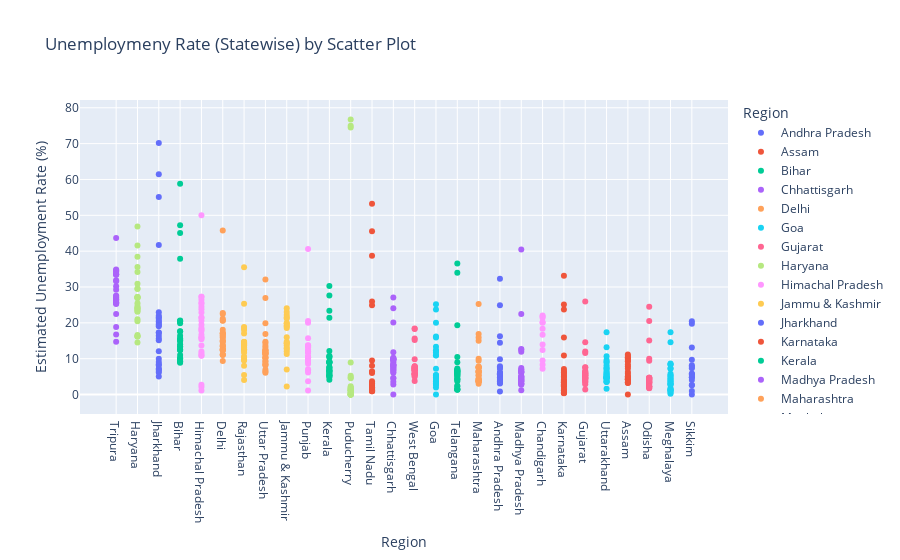

The code cell stored with this chart in its notebook:
### Markdown cell above
## Aanalyzing Data By Scatter Plot

### Code cell
fg = px.scatter(df,x='Region',y=' Estimated Unemployment Rate (%)',color='Region',
                title='Unemploymeny Rate (Statewise) by Scatter Plot',template='plotly')
fg.update_layout(xaxis={'categoryorder':'total descending'})
fg.show()

### Figure 1 — Plotly figure (JSON) as saved in the notebook; plotly's stock layout.template omitted (floating-point values rounded to 4 significant figures)
{"data": [{"hovertemplate": "Region=%{x}<br> Estimated Unemployment Rate (%)=%{y}<extra></extra>", "legendgroup": "Andhra Pradesh", "marker": {"color": "#636efa", "symbol": "circle"}, "mode": "markers", "name": "Andhra Pradesh", "orientation": "v", "showlegend": true, "type": "scatter", "x": ["Andhra Pradesh", "Andhra Pradesh", "Andhra Pradesh", "Andhra Pradesh", "Andhra Pradesh", "Andhra Pradesh", "Andhra Pradesh", "Andhra Pradesh", "Andhra Pradesh", "Andhra Pradesh", "Andhra Pradesh", "Andhra Pradesh", "Andhra Pradesh", "Andhra Pradesh", "Andhra Pradesh", "Andhra Pradesh", "Andhra Pradesh", "Andhra Pradesh", "Andhra Pradesh", "Andhra Pradesh", "Andhra Pradesh", "Andhra Pradesh", "Andhra Pradesh", "Andhra Pradesh", "Andhra Pradesh", "Andhra Pradesh", "Andhra Pradesh", "Andhra Pradesh"], "xaxis": "x", "y": [3.65, 3.05, 3.75, 3.32, 5.17, 3.52, 4.12, 4.38, 4.84, 5.91, 4.06, 16.29, 14.46, 0.85, 6.09, 3.8, 5.64, 4.61, 6.01, 4.7, 7.54, 7.88, 7.11, 5.66, 9.88, 32.3, 24.91, 5.86], "yaxis": "y"}, {"hovertemplate": "Region=%{x}<br> Estimated Unemployment Rate (%)=%{y}<extra></extra>", "legendgroup": "Assam", "marker": {"color": "#EF553B", "symbol": "circle"}, "mode": "markers", "name": "Assam", "orientation": "v", "showlegend": true, "type": "scatter", "x": ["Assam", "Assam", "Assam", "Assam", "Assam", "Assam", "Assam", "Assam", "Assam", "Assam", "Assam", "Assam", "Assam", "Assam", "Assam", "Assam", "Assam", "Assam", "Assam", "Assam", "Assam", "Assam", "Assam", "Assam", "Assam", "Assam"], "xaxis": "x", "y": [4.29, 5.08, 4.26, 5.79, 4.46, 4.65, 4.66, 4.29, 3.26, 3.77, 9.38, 0, 7.87, 9.89, 3.21, 10.39, 9.26, 11.17, 6.31, 5.02, 7.24, 9.98, 10.34, 8.37, 10.77, 3.42], "yaxis": "y"}, {"hovertemplate": "Region=%{x}<br> Estimated Unemployment Rate (%)=%{y}<extra></extra>", "legendgroup": "Bihar", "marker": {"color": "#00cc96", "symbol": "circle"}, "mode": "markers", "name": "Bihar", "orientation": "v", "showlegend": true, "type": "scatter", "x": ["Bihar", "Bihar", "Bihar", "Bihar", "Bihar", "Bihar", "Bihar", "Bihar", "Bihar", "Bihar", "Bihar", "Bihar", "Bihar", "Bihar", "Bihar", "Bihar", "Bihar", "Bihar", "Bihar", "Bihar", "Bihar", "Bihar", "Bihar", "Bihar", "Bihar", "Bihar", "Bihar", "Bihar"], "xaxis": "x", "y": [9.27, 10.2, 13.44, 11, 8.87, 12.47, 12.4, 10.16, 9.13, 9.61, 15.39, 45.09, 47.26, 20.49, 19.9, 13.29, 16.41, 17.66, 20.46, 14.06, 17.62, 14.91, 20.69, 15.11, 15.73, 58.77, 37.87, 12.45], "yaxis": "y"}, {"hovertemplate": "Region=%{x}<br> Estimated Unemployment Rate (%)=%{y}<extra></extra>", "legendgroup": "Chhattisgarh", "marker": {"color": "#ab63fa", "symbol": "circle"}, "mode": "markers", "name": "Chhattisgarh", "orientation": "v", "showlegend": true, "type": "scatter", "x": ["Chhattisgarh", "Chhattisgarh", "Chhattisgarh", "Chhattisgarh", "Chhattisgarh", "Chhattisgarh", "Chhattisgarh", "Chhattisgarh", "Chhattisgarh", "Chhattisgarh", "Chhattisgarh", "Chhattisgarh", "Chhattisgarh", "Chhattisgarh", "Chhattisgarh", "Chhattisgarh", "Chhattisgarh", "Chhattisgarh", "Chhattisgarh", "Chhattisgarh", "Chhattisgarh", "Chhattisgarh", "Chhattisgarh", "Chhattisgarh", "Chhattisgarh", "Chhattisgarh", "Chhattisgarh", "Chhattisgarh"], "xaxis": "x", "y": [9.82, 6.76, 4.54, 4.64, 8.33, 6.96, 2.77, 6.11, 9.89, 7.89, 7.31, 0, 7.64, 10.14, 9.77, 11.77, 8.17, 6.29, 9.46, 10.27, 8.32, 3.57, 9.01, 9.79, 8.21, 20.13, 24.1, 27.07], "yaxis": "y"}, {"hovertemplate": "Region=%{x}<br> Estimated Unemployment Rate (%)=%{y}<extra></extra>", "legendgroup": "Delhi", "marker": {"color": "#FFA15A", "symbol": "circle"}, "mode": "markers", "name": "Delhi", "orientation": "v", "showlegend": true, "type": "scatter", "x": ["Delhi", "Delhi", "Delhi", "Delhi", "Delhi", "Delhi", "Delhi", "Delhi", "Delhi", "Delhi", "Delhi", "Delhi", "Delhi", "Delhi", "Delhi", "Delhi", "Delhi", "Delhi", "Delhi", "Delhi", "Delhi", "Delhi", "Delhi", "Delhi", "Delhi", "Delhi", "Delhi", "Delhi"], "xaxis": "x", "y": [12.56, 9.33, 11.07, 17.18, 12.5, 15.84, 11.11, 16.97, 13.48, 13.81, 15.18, 20.69, 22.76, 21.14, 12.31, 12.76, 14.68, 13.52, 20.59, 12.41, 16.11, 11.07, 22.45, 14.86, 17.09, 16.51, 45.78, 18.11], "yaxis": "y"}, {"hovertemplate": "Region=%{x}<br> Estimated Unemployment Rate (%)=%{y}<extra></extra>", "legendgroup": "Goa", "marker": {"color": "#19d3f3", "symbol": "circle"}, "mode": "markers", "name": "Goa", "orientation": "v", "showlegend": true, "type": "scatter", "x": ["Goa", "Goa", "Goa", "Goa", "Goa", "Goa", "Goa", "Goa", "Goa", "Goa", "Goa", "Goa", "Goa", "Goa", "Goa", "Goa", "Goa", "Goa", "Goa", "Goa", "Goa", "Goa", "Goa", "Goa"], "xaxis": "x", "y": [2.91, 5.45, 10.98, 1.98, 3.61, 7.21, 23.71, 3.54, 5.38, 0, 15.91, 20, 2.75, 13.33, 12.28, 4.9, 3.16, 12.31, 25.2, 16.22, 10.92, 4.31, 4.76, 11.76], "yaxis": "y"}, {"hovertemplate": "Region=%{x}<br> Estimated Unemployment Rate (%)=%{y}<extra></extra>", "legendgroup": "Gujarat", "marker": {"color": "#FF6692", "symbol": "circle"}, "mode": "markers", "name": "Gujarat", "orientation": "v", "showlegend": true, "type": "scatter", "x": ["Gujarat", "Gujarat", "Gujarat", "Gujarat", "Gujarat", "Gujarat", "Gujarat", "Gujarat", "Gujarat", "Gujarat", "Gujarat", "Gujarat", "Gujarat", "Gujarat", "Gujarat", "Gujarat", "Gujarat", "Gujarat", "Gujarat", "Gujarat", "Gujarat", "Gujarat", "Gujarat", "Gujarat", "Gujarat", "Gujarat", "Gujarat", "Gujarat"], "xaxis": "x", "y": [2.88, 4.77, 4.58, 3.7, 6.29, 4.91, 4.68, 3.46, 5.35, 6.64, 7.59, 12, 14.58, 1.41, 4.09, 6.31, 5.15, 4.2, 5.96, 5.45, 7.53, 5.71, 5.82, 6.04, 5.39, 25.94, 11.62, 4.54], "yaxis": "y"}, {"hovertemplate": "Region=%{x}<br> Estimated Unemployment Rate (%)=%{y}<extra></extra>", "legendgroup": "Haryana", "marker": {"color": "#B6E880", "symbol": "circle"}, "mode": "markers", "name": "Haryana", "orientation": "v", "showlegend": true, "type": "scatter", "x": ["Haryana", "Haryana", "Haryana", "Haryana", "Haryana", "Haryana", "Haryana", "Haryana", "Haryana", "Haryana", "Haryana", "Haryana", "Haryana", "Haryana", "Haryana", "Haryana", "Haryana", "Haryana", "Haryana", "Haryana", "Haryana", "Haryana", "Haryana", "Haryana", "Haryana", "Haryana", "Haryana", "Haryana"], "xaxis": "x", "y": [14.54, 23.08, 16.22, 30.94, 16.36, 24.17, 16.59, 29.56, 16.21, 27.19, 23.92, 41.61, 34.22, 35.57, 24.67, 20.42, 25.45, 24.19, 26.84, 21.04, 27.06, 23.65, 27.24, 23.29, 27.14, 46.89, 38.46, 29.41], "yaxis": "y"}, {"hovertemplate": "Region=%{x}<br> Estimated Unemployment Rate (%)=%{y}<extra></extra>", "legendgroup": "Himachal Pradesh", "marker": {"color": "#FF97FF", "symbol": "circle"}, "mode": "markers", "name": "Himachal Pradesh", "orientation": "v", "showlegend": true, "type": "scatter", "x": ["Himachal Pradesh", "Himachal Pradesh", "Himachal Pradesh", "Himachal Pradesh", "Himachal Pradesh", "Himachal Pradesh", "Himachal Pradesh", "Himachal Pradesh", "Himachal Pradesh", "Himachal Pradesh", "Himachal Pradesh", "Himachal Pradesh", "Himachal Pradesh", "Himachal Pradesh", "Himachal Pradesh", "Himachal Pradesh", "Himachal Pradesh", "Himachal Pradesh", "Himachal Pradesh", "Himachal Pradesh", "Himachal Pradesh", "Himachal Pradesh", "Himachal Pradesh", "Himachal Pradesh", "Himachal Pradesh", "Himachal Pradesh", "Himachal Pradesh", "Himachal Pradesh"], "xaxis": "x", "y": [13.68, 11.43, 20.59, 18.56, 15.98, 15.81, 22.86, 19.46, 16.67, 15.42, 17.71, 2.13, 25.64, 1.12, 10.88, 21.43, 21.51, 24.48, 12, 23.77, 27.27, 25.32, 18.15, 27.31, 26.44, 2.7, 50, 10.81], "yaxis": "y"}, {"hovertemplate": "Region=%{x}<br> Estimated Unemployment Rate (%)=%{y}<extra></extra>", "legendgroup": "Jammu & Kashmir", "marker": {"color": "#FECB52", "symbol": "circle"}, "mode": "markers", "name": "Jammu & Kashmir", "orientation": "v", "showlegend": true, "type": "scatter", "x": ["Jammu & Kashmir", "Jammu & Kashmir", "Jammu & Kashmir", "Jammu & Kashmir", "Jammu & Kashmir", "Jammu & Kashmir", "Jammu & Kashmir", "Jammu & Kashmir", "Jammu & Kashmir", "Jammu & Kashmir", "Jammu & Kashmir", "Jammu & Kashmir", "Jammu & Kashmir", "Jammu & Kashmir", "Jammu & Kashmir", "Jammu & Kashmir", "Jammu & Kashmir", "Jammu & Kashmir", "Jammu & Kashmir", "Jammu & Kashmir", "Jammu & Kashmir"], "xaxis": "x", "y": [12.78, 12.09, 13.67, 11.32, 19.27, 14.73, 22.19, 21.23, 16, 2.22, 18.97, 23.04, 19.88, 21.55, 24.06, 14.29, 7.02, 18.54, 19.86, 14.29, 12.96], "yaxis": "y"}, {"hovertemplate": "Region=%{x}<br> Estimated Unemployment Rate (%)=%{y}<extra></extra>", "legendgroup": "Jharkhand", "marker": {"color": "#636efa", "symbol": "circle"}, "mode": "markers", "name": "Jharkhand", "orientation": "v", "showlegend": true, "type": "scatter", "x": ["Jharkhand", "Jharkhand", "Jharkhand", "Jharkhand", "Jharkhand", "Jharkhand", "Jharkhand", "Jharkhand", "Jharkhand", "Jharkhand", "Jharkhand", "Jharkhand", "Jharkhand", "Jharkhand", "Jharkhand", "Jharkhand", "Jharkhand", "Jharkhand", "Jharkhand", "Jharkhand", "Jharkhand", "Jharkhand", "Jharkhand", "Jharkhand", "Jharkhand", "Jharkhand", "Jharkhand", "Jharkhand"], "xaxis": "x", "y": [7.11, 8.46, 9.98, 12.06, 7.12, 6.57, 8.07, 15.15, 6.16, 9.06, 5.01, 41.72, 55.1, 21.53, 17.23, 20.51, 15.67, 20.25, 21.16, 19.05, 17.34, 22.01, 22.96, 19.67, 16.4, 61.48, 70.17, 19.38], "yaxis": "y"}, {"hovertemplate": "Region=%{x}<br> Estimated Unemployment Rate (%)=%{y}<extra></extra>", "legendgroup": "Karnataka", "marker": {"color": "#EF553B", "symbol": "circle"}, "mode": "markers", "name": "Karnataka", "orientation": "v", "showlegend": true, "type": "scatter", "x": ["Karnataka", "Karnataka", "Karnataka", "Karnataka", "Karnataka", "Karnataka", "Karnataka", "Karnataka", "Karnataka", "Karnataka", "Karnataka", "Karnataka", "Karnataka", "Karnataka", "Karnataka", "Karnataka", "Karnataka", "Karnataka", "Karnataka", "Karnataka", "Karnataka", "Karnataka", "Karnataka", "Karnataka", "Karnataka", "Karnataka", "Karnataka", "Karnataka"], "xaxis": "x", "y": [5.46, 5.98, 0.52, 0.37, 3.2, 7.13, 1.19, 0.41, 2.57, 4.11, 2.39, 33.17, 23.72, 10.92, 6.56, 5, 2.29, 1.27, 3.57, 3.87, 3.44, 1.56, 3.31, 2.88, 4.92, 25.12, 15.88, 6.12], "yaxis": "y"}, {"hovertemplate": "Region=%{x}<br> Estimated Unemployment Rate (%)=%{y}<extra></extra>", "legendgroup": "Kerala", "marker": {"color": "#00cc96", "symbol": "circle"}, "mode": "markers", "name": "Kerala", "orientation": "v", "showlegend": true, "type": "scatter", "x": ["Kerala", "Kerala", "Kerala", "Kerala", "Kerala", "Kerala", "Kerala", "Kerala", "Kerala", "Kerala", "Kerala", "Kerala", "Kerala", "Kerala", "Kerala", "Kerala", "Kerala", "Kerala", "Kerala", "Kerala", "Kerala", "Kerala", "Kerala", "Kerala", "Kerala", "Kerala", "Kerala", "Kerala"], "xaxis": "x", "y": [6.63, 9, 4.95, 10.32, 5.35, 9.14, 5, 10.77, 4.11, 8.91, 8.85, 10.71, 23.38, 27.66, 6.11, 6.67, 7.58, 7.69, 5.52, 5.35, 6.71, 7.31, 6.65, 6.08, 9.14, 21.43, 30.28, 12.17], "yaxis": "y"}, {"hovertemplate": "Region=%{x}<br> Estimated Unemployment Rate (%)=%{y}<extra></extra>", "legendgroup": "Madhya Pradesh", "marker": {"color": "#ab63fa", "symbol": "circle"}, "mode": "markers", "name": "Madhya Pradesh", "orientation": "v", "showlegend": true, "type": "scatter", "x": ["Madhya Pradesh", "Madhya Pradesh", "Madhya Pradesh", "Madhya Pradesh", "Madhya Pradesh", "Madhya Pradesh", "Madhya Pradesh", "Madhya Pradesh", "Madhya Pradesh", "Madhya Pradesh", "Madhya Pradesh", "Madhya Pradesh", "Madhya Pradesh", "Madhya Pradesh", "Madhya Pradesh", "Madhya Pradesh", "Madhya Pradesh", "Madhya Pradesh", "Madhya Pradesh", "Madhya Pradesh", "Madhya Pradesh", "Madhya Pradesh", "Madhya Pradesh", "Madhya Pradesh", "Madhya Pradesh", "Madhya Pradesh", "Madhya Pradesh", "Madhya Pradesh"], "xaxis": "x", "y": [3.63, 4.25, 3.92, 4.94, 3.08, 2.98, 2.72, 2.94, 3.66, 4.42, 1.19, 12.5, 22.46, 6.46, 3.91, 6.38, 7.38, 6.82, 7, 4.4, 6.06, 6.2, 5.17, 4.96, 4.8, 11.94, 40.49, 12.72], "yaxis": "y"}, {"hovertemplate": "Region=%{x}<br> Estimated Unemployment Rate (%)=%{y}<extra></extra>", "legendgroup": "Maharashtra", "marker": {"color": "#FFA15A", "symbol": "circle"}, "mode": "markers", "name": "Maharashtra", "orientation": "v", "showlegend": true, "type": "scatter", "x": ["Maharashtra", "Maharashtra", "Maharashtra", "Maharashtra", "Maharashtra", "Maharashtra", "Maharashtra", "Maharashtra", "Maharashtra", "Maharashtra", "Maharashtra", "Maharashtra", "Maharashtra", "Maharashtra", "Maharashtra", "Maharashtra", "Maharashtra", "Maharashtra", "Maharashtra", "Maharashtra", "Maharashtra", "Maharashtra", "Maharashtra", "Maharashtra", "Maharashtra", "Maharashtra", "Maharashtra", "Maharashtra"], "xaxis": "x", "y": [3.67, 4.34, 3.66, 3.76, 4.4, 3.81, 3.68, 3.03, 3.8, 4.24, 5.38, 25.28, 16.89, 9.4, 6.08, 6.46, 6.35, 7.57, 7.6, 7.51, 7.6, 7.83, 6.67, 5.34, 6.34, 14.99, 15.92, 10.01], "yaxis": "y"}, {"hovertemplate": "Region=%{x}<br> Estimated Unemployment Rate (%)=%{y}<extra></extra>", "legendgroup": "Meghalaya", "marker": {"color": "#19d3f3", "symbol": "circle"}, "mode": "markers", "name": "Meghalaya", "orientation": "v", "showlegend": true, "type": "scatter", "x": ["Meghalaya", "Meghalaya", "Meghalaya", "Meghalaya", "Meghalaya", "Meghalaya", "Meghalaya", "Meghalaya", "Meghalaya", "Meghalaya", "Meghalaya", "Meghalaya", "Meghalaya", "Meghalaya", "Meghalaya", "Meghalaya", "Meghalaya", "Meghalaya", "Meghalaya", "Meghalaya", "Meghalaya", "Meghalaya", "Meghalaya", "Meghalaya", "Meghalaya", "Meghalaya", "Meghalaya"], "xaxis": "x", "y": [3.16, 4.23, 1.03, 0.52, 0.24, 3.7, 1.5, 1.8, 0.97, 2.76, 1.28, 8.38, 3.73, 1.35, 8.4, 8.66, 4.43, 5.8, 5.3, 7.2, 3.02, 5.21, 4.76, 7.37, 2.8, 17.39, 14.58], "yaxis": "y"}, {"hovertemplate": "Region=%{x}<br> Estimated Unemployment Rate (%)=%{y}<extra></extra>", "legendgroup": "Odisha", "marker": {"color": "#FF6692", "symbol": "circle"}, "mode": "markers", "name": "Odisha", "orientation": "v", "showlegend": true, "type": "scatter", "x": ["Odisha", "Odisha", "Odisha", "Odisha", "Odisha", "Odisha", "Odisha", "Odisha", "Odisha", "Odisha", "Odisha", "Odisha", "Odisha", "Odisha", "Odisha", "Odisha", "Odisha", "Odisha", "Odisha", "Odisha", "Odisha", "Odisha", "Odisha", "Odisha", "Odisha", "Odisha", "Odisha", "Odisha"], "xaxis": "x", "y": [4.17, 4.71, 3.31, 3.68, 4.31, 4.28, 4.72, 4.67, 1.81, 3.31, 15.09, 24.48, 9.45, 4.59, 2.95, 2.63, 1.78, 3.5, 3.78, 4.5, 2.23, 3.36, 2.28, 2.19, 3.96, 20.5, 10, 2.18], "yaxis": "y"}, {"hovertemplate": "Region=%{x}<br> Estimated Unemployment Rate (%)=%{y}<extra></extra>", "legendgroup": "Puducherry", "marker": {"color": "#B6E880", "symbol": "circle"}, "mode": "markers", "name": "Puducherry", "orientation": "v", "showlegend": true, "type": "scatter", "x": ["Puducherry", "Puducherry", "Puducherry", "Puducherry", "Puducherry", "Puducherry", "Puducherry", "Puducherry", "Puducherry", "Puducherry", "Puducherry", "Puducherry", "Puducherry", "Puducherry", "Puducherry", "Puducherry", "Puducherry", "Puducherry", "Puducherry", "Puducherry", "Puducherry", "Puducherry", "Puducherry", "Puducherry", "Puducherry", "Puducherry"], "xaxis": "x", "y": [0, 0, 0, 4.85, 0, 1.18, 0, 1.99, 0.58, 1.74, 2.31, 74.51, 1.25, 0, 0, 8.95, 1.22, 1.17, 1.37, 5.21, 0.57, 1.78, 0.62, 76.74, 75, 4.55], "yaxis": "y"}, {"hovertemplate": "Region=%{x}<br> Estimated Unemployment Rate (%)=%{y}<extra></extra>", "legendgroup": "Punjab", "marker": {"color": "#FF97FF", "symbol": "circle"}, "mode": "markers", "name": "Punjab", "orientation": "v", "showlegend": true, "type": "scatter", "x": ["Punjab", "Punjab", "Punjab", "Punjab", "Punjab", "Punjab", "Punjab", "Punjab", "Punjab", "Punjab", "Punjab", "Punjab", "Punjab", "Punjab", "Punjab", "Punjab", "Punjab", "Punjab", "Punjab", "Punjab", "Punjab", "Punjab", "Punjab", "Punjab", "Punjab", "Punjab", "Punjab", "Punjab"], "xaxis": "x", "y": [9.17, 12.21, 9.64, 6.69, 8.59, 12.56, 7.07, 6.13, 9.69, 10.41, 10.51, 3.69, 40.59, 20, 13.49, 13.17, 11.61, 11.99, 15.69, 13.75, 10.39, 11.97, 13.68, 11.99, 9.97, 1.13, 20.54, 10.55], "yaxis": "y"}, {"hovertemplate": "Region=%{x}<br> Estimated Unemployment Rate (%)=%{y}<extra></extra>", "legendgroup": "Rajasthan", "marker": {"color": "#FECB52", "symbol": "circle"}, "mode": "markers", "name": "Rajasthan", "orientation": "v", "showlegend": true, "type": "scatter", "x": ["Rajasthan", "Rajasthan", "Rajasthan", "Rajasthan", "Rajasthan", "Rajasthan", "Rajasthan", "Rajasthan", "Rajasthan", "Rajasthan", "Rajasthan", "Rajasthan", "Rajasthan", "Rajasthan", "Rajasthan", "Rajasthan", "Rajasthan", "Rajasthan", "Rajasthan", "Rajasthan", "Rajasthan", "Rajasthan", "Rajasthan", "Rajasthan", "Rajasthan", "Rajasthan", "Rajasthan", "Rajasthan"], "xaxis": "x", "y": [4.03, 13.7, 9.7, 12.5, 5.45, 14.66, 10.47, 13.96, 8, 14.48, 9.47, 12.25, 10.45, 13.86, 13.62, 14.36, 11.67, 14.71, 12.63, 13.02, 14.3, 18.04, 18.82, 17.02, 18.54, 35.53, 25.35, 13.04], "yaxis": "y"}, {"hovertemplate": "Region=%{x}<br> Estimated Unemployment Rate (%)=%{y}<extra></extra>", "legendgroup": "Sikkim", "marker": {"color": "#636efa", "symbol": "circle"}, "mode": "markers", "name": "Sikkim", "orientation": "v", "showlegend": true, "type": "scatter", "x": ["Sikkim", "Sikkim", "Sikkim", "Sikkim", "Sikkim", "Sikkim", "Sikkim", "Sikkim", "Sikkim", "Sikkim", "Sikkim", "Sikkim", "Sikkim", "Sikkim", "Sikkim", "Sikkim", "Sikkim"], "xaxis": "x", "y": [5.48, 13.11, 1, 0, 5.81, 8.2, 7.76, 2.56, 4.82, 4.81, 9.68, 4.04, 7.37, 20.45, 5.77, 19.75, 2.63], "yaxis": "y"}, {"hovertemplate": "Region=%{x}<br> Estimated Unemployment Rate (%)=%{y}<extra></extra>", "legendgroup": "Tamil Nadu", "marker": {"color": "#EF553B", "symbol": "circle"}, "mode": "markers", "name": "Tamil Nadu", "orientation": "v", "showlegend": true, "type": "scatter", "x": ["Tamil Nadu", "Tamil Nadu", "Tamil Nadu", "Tamil Nadu", "Tamil Nadu", "Tamil Nadu", "Tamil Nadu", "Tamil Nadu", "Tamil Nadu", "Tamil Nadu", "Tamil Nadu", "Tamil Nadu", "Tamil Nadu", "Tamil Nadu", "Tamil Nadu", "Tamil Nadu", "Tamil Nadu", "Tamil Nadu", "Tamil Nadu", "Tamil Nadu", "Tamil Nadu", "Tamil Nadu", "Tamil Nadu", "Tamil Nadu", "Tamil Nadu", "Tamil Nadu", "Tamil Nadu", "Tamil Nadu"], "xaxis": "x", "y": [0.97, 0.92, 6.01, 2.91, 1.71, 1.46, 2.46, 3.73, 1.18, 1.17, 6.36, 53.19, 38.73, 2.06, 0.89, 1.56, 3.18, 9.53, 1.86, 1.13, 2.65, 8.05, 2.05, 3.31, 6.46, 45.55, 25.95, 24.93], "yaxis": "y"}, {"hovertemplate": "Region=%{x}<br> Estimated Unemployment Rate (%)=%{y}<extra></extra>", "legendgroup": "Telangana", "marker": {"color": "#00cc96", "symbol": "circle"}, "mode": "markers", "name": "Telangana", "orientation": "v", "showlegend": true, "type": "scatter", "x": ["Telangana", "Telangana", "Telangana", "Telangana", "Telangana", "Telangana", "Telangana", "Telangana", "Telangana", "Telangana", "Telangana", "Telangana", "Telangana", "Telangana", "Telangana", "Telangana", "Telangana", "Telangana", "Telangana", "Telangana", "Telangana", "Telangana", "Telangana", "Telangana", "Telangana", "Telangana", "Telangana", "Telangana"], "xaxis": "x", "y": [2.23, 5.92, 2.45, 1.4, 5.49, 7.29, 6.47, 1.35, 5.02, 9.02, 5.63, 4.51, 34.01, 19.3, 1.52, 1.43, 3.73, 4.19, 6.19, 6.74, 5.23, 4.22, 6.49, 6.74, 6.1, 10.5, 36.57, 6.92], "yaxis": "y"}, {"hovertemplate": "Region=%{x}<br> Estimated Unemployment Rate (%)=%{y}<extra></extra>", "legendgroup": "Tripura", "marker": {"color": "#ab63fa", "symbol": "circle"}, "mode": "markers", "name": "Tripura", "orientation": "v", "showlegend": true, "type": "scatter", "x": ["Tripura", "Tripura", "Tripura", "Tripura", "Tripura", "Tripura", "Tripura", "Tripura", "Tripura", "Tripura", "Tripura", "Tripura", "Tripura", "Tripura", "Tripura", "Tripura", "Tripura", "Tripura", "Tripura", "Tripura", "Tripura", "Tripura", "Tripura", "Tripura", "Tripura", "Tripura", "Tripura", "Tripura"], "xaxis": "x", "y": [29.25, 26.64, 22.47, 25.49, 30.23, 27.54, 25.25, 26.53, 31.91, 26.22, 31.61, 43.64, 14.71, 18.84, 34.69, 25.59, 25.81, 33.45, 33.57, 26.67, 27.15, 33.48, 34.37, 33.88, 25.69, 34.88, 16.78, 27.47], "yaxis": "y"}, {"hovertemplate": "Region=%{x}<br> Estimated Unemployment Rate (%)=%{y}<extra></extra>", "legendgroup": "Uttar Pradesh", "marker": {"color": "#FFA15A", "symbol": "circle"}, "mode": "markers", "name": "Uttar Pradesh", "orientation": "v", "showlegend": true, "type": "scatter", "x": ["Uttar Pradesh", "Uttar Pradesh", "Uttar Pradesh", "Uttar Pradesh", "Uttar Pradesh", "Uttar Pradesh", "Uttar Pradesh", "Uttar Pradesh", "Uttar Pradesh", "Uttar Pradesh", "Uttar Pradesh", "Uttar Pradesh", "Uttar Pradesh", "Uttar Pradesh", "Uttar Pradesh", "Uttar Pradesh", "Uttar Pradesh", "Uttar Pradesh", "Uttar Pradesh", "Uttar Pradesh", "Uttar Pradesh", "Uttar Pradesh", "Uttar Pradesh", "Uttar Pradesh", "Uttar Pradesh", "Uttar Pradesh", "Uttar Pradesh", "Uttar Pradesh", "Uttar Pradesh"], "xaxis": "x", "y": [10.26, 11.13, 9.19, 11.47, 6.45, 10.18, 6.94, 8.43, 6.06, 8.12, 9.37, 19.92, 16.89, 8.51, 14.4, 11.62, 11.8, 14.73, 13.58, 10.35, 11.31, 12.37, 12.34, 11.65, 12.32, 26.94, 32.06, 13.05, null], "yaxis": "y"}, {"hovertemplate": "Region=%{x}<br> Estimated Unemployment Rate (%)=%{y}<extra></extra>", "legendgroup": "Uttarakhand", "marker": {"color": "#19d3f3", "symbol": "circle"}, "mode": "markers", "name": "Uttarakhand", "orientation": "v", "showlegend": true, "type": "scatter", "x": ["Uttarakhand", "Uttarakhand", "Uttarakhand", "Uttarakhand", "Uttarakhand", "Uttarakhand", "Uttarakhand", "Uttarakhand", "Uttarakhand", "Uttarakhand", "Uttarakhand", "Uttarakhand", "Uttarakhand", "Uttarakhand", "Uttarakhand", "Uttarakhand", "Uttarakhand", "Uttarakhand", "Uttarakhand", "Uttarakhand", "Uttarakhand", "Uttarakhand", "Uttarakhand", "Uttarakhand", "Uttarakhand", "Uttarakhand", "Uttarakhand"], "xaxis": "x", "y": [1.63, 4.65, 5.74, 6.11, 3.47, 4.83, 5.56, 4.52, 4.17, 4.85, 3.66, 3.57, 10.71, 9.17, 4.69, 6.94, 7.43, 9.62, 4.72, 6.34, 7.39, 8.92, 5.28, 8.15, 13.18, 17.36, 5.08], "yaxis": "y"}, {"hovertemplate": "Region=%{x}<br> Estimated Unemployment Rate (%)=%{y}<extra></extra>", "legendgroup": "West Bengal", "marker": {"color": "#FF6692", "symbol": "circle"}, "mode": "markers", "name": "West Bengal", "orientation": "v", "showlegend": true, "type": "scatter", "x": ["West Bengal", "West Bengal", "West Bengal", "West Bengal", "West Bengal", "West Bengal", "West Bengal", "West Bengal", "West Bengal", "West Bengal", "West Bengal", "West Bengal", "West Bengal", "West Bengal", "West Bengal", "West Bengal", "West Bengal", "West Bengal", "West Bengal", "West Bengal", "West Bengal", "West Bengal", "West Bengal", "West Bengal", "West Bengal", "West Bengal", "West Bengal", "West Bengal"], "xaxis": "x", "y": [6.02, 5.85, 5.62, 5.58, 5.26, 6.78, 5.83, 5.79, 6.79, 3.78, 7.02, 18.32, 18.43, 4.94, 7.25, 7.38, 7.91, 7.27, 7.79, 7.83, 6.61, 7.24, 7.27, 7.55, 6.67, 15.63, 15.22, 9.86], "yaxis": "y"}, {"hovertemplate": "Region=%{x}<br> Estimated Unemployment Rate (%)=%{y}<extra></extra>", "legendgroup": "Chandigarh", "marker": {"color": "#FF97FF", "symbol": "circle"}, "mode": "markers", "name": "Chandigarh", "orientation": "v", "showlegend": true, "type": "scatter", "x": ["Chandigarh", "Chandigarh", "Chandigarh", "Chandigarh", "Chandigarh", "Chandigarh", "Chandigarh", "Chandigarh", "Chandigarh", "Chandigarh", "Chandigarh", "Chandigarh"], "xaxis": "x", "y": [18.35, 12.4, 21.8, 9.52, 20.14, 13.99, 22.05, 8.33, 20, 16.67, 21.43, 7.22], "yaxis": "y"}], "layout": {"legend": {"title": {"text": "Region"}, "tracegroupgap": 0}, "title": {"text": "Unemploymeny Rate (Statewise) by Scatter Plot"}, "xaxis": {"anchor": "y", "categoryarray": ["Andhra Pradesh", "Assam", "Bihar", "Chhattisgarh", "Delhi", "Goa", "Gujarat", "Haryana", "Himachal Pradesh", "Jammu & Kashmir", "Jharkhand", "Karnataka", "Kerala", "Madhya Pradesh", "Maharashtra", "Meghalaya", "Odisha", "Puducherry", "Punjab", "Rajasthan", "Sikkim", "Tamil Nadu", "Telangana", "Tripura", "Uttar Pradesh", "Uttarakhand", "West Bengal", null, "Chandigarh"], "categoryorder": "total descending", "domain": [0, 1], "title": {"text": "Region"}}, "yaxis": {"anchor": "x", "domain": [0, 1], "title": {"text": " Estimated Unemployment Rate (%)"}}}}
